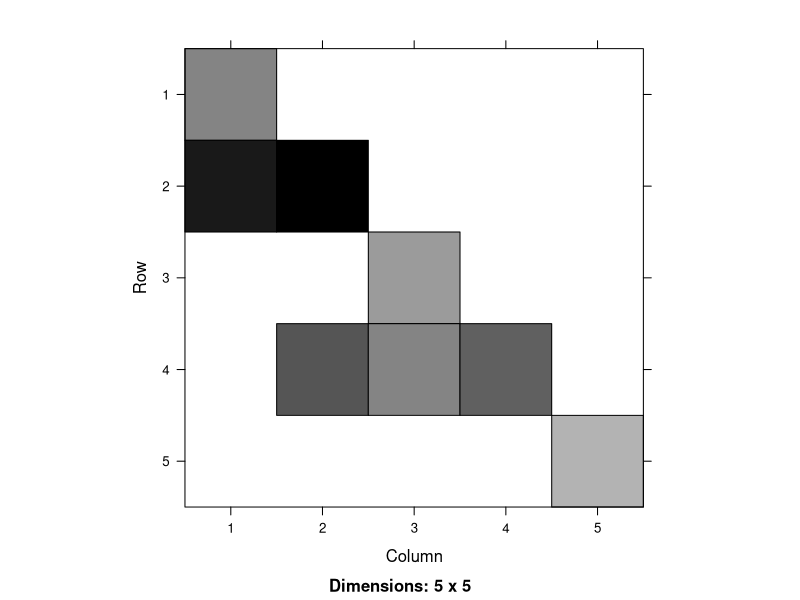

This figure's R source: (Note: this script raises an error after producing the figure.)
library(Matrix)


### Name: updown
### Title: Up- and Down-Dating a Cholesky Decomposition
### Aliases: updown updown-methods updown,ANY,ANY,ANY-method
###   updown,character,mMatrix,CHMfactor-method
###   updown,logical,mMatrix,CHMfactor-method
### Keywords: methods

### ** Examples

dn <- list(LETTERS[1:3], letters[1:5])
## pointer vectors can be used, and the (i,x) slots are sorted if necessary:
m <- sparseMatrix(i = c(3,1, 3:2, 2:1), p= c(0:2, 4,4,6), x = 1:6, dimnames = dn)
cA <- Cholesky(A <- crossprod(m) + Diagonal(5))
166 * as(cA,"Matrix") ^ 2
uc1 <- updown("+",   Diagonal(5), cA)
## Hmm: this loses positive definiteness:
uc2 <- updown("-", 2*Diagonal(5), cA)
image(show(as(cA, "Matrix")))
image(show(c2 <- as(uc2,"Matrix")))# severely negative entries
##--> Warning
